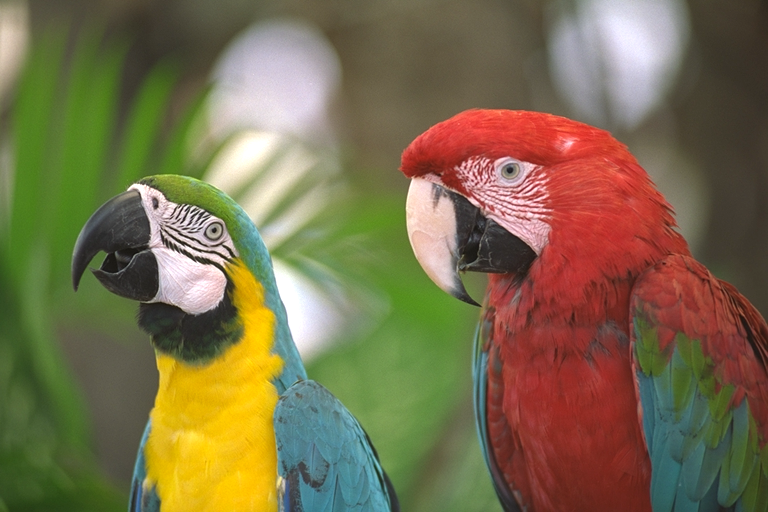
#> input picture JPEG/jpeg-updated/Birds.bmp, 768 x 512 px
$ python jpeg_final.py
#> lines starting #> are read from the running program, lines starting #| are printed output that depends on the picture
import numpy as np
from PIL import Image
from scipy.fftpack import dct, idct
import heapq
from collections import defaultdict
import os
import json


# Zigzag pattern mapping for an 8x8 block
zigzag_indices = [
    (0, 0), (0, 1), (1, 0), (2, 0), (1, 1), (0, 2), (0, 3), (1, 2),
    (2, 1), (3, 0), (4, 0), (3, 1), (2, 2), (1, 3), (0, 4), (0, 5),
    (1, 4), (2, 3), (3, 2), (4, 1), (5, 0), (6, 0), (5, 1), (4, 2),
    (3, 3), (2, 4), (1, 5), (0, 6), (0, 7), (1, 6), (2, 5), (3, 4),
    (4, 3), (5, 2), (6, 1), (7, 0), (7, 1), (6, 2), (5, 3), (4, 4),
    (3, 5), (2, 6), (1, 7), (2, 7), (3, 6), (4, 5), (5, 4), (6, 3),
    (7, 2), (7, 3), (6, 4), (5, 5), (4, 6), (3, 7), (4, 7), (5, 6),
    (6, 5), (7, 4), (7, 5), (6, 6), (5, 7), (6, 7), (7, 6), (7, 7)
]

Q_MATRIX = np.array([
    [16, 11, 10, 16, 24, 40, 51, 61],
    [12, 12, 14, 19, 26, 58, 60, 55],
    [14, 13, 16, 24, 40, 57, 69, 56],
    [14, 17, 22, 29, 51, 87, 80, 62],
    [18, 22, 37, 56, 68, 109, 103, 77],
    [24, 35, 55, 64, 81, 104, 113, 92],
    [49, 64, 78, 87, 103, 121, 120, 101],
    [72, 92, 95, 98, 112, 100, 103, 99]
])

def zigzag_order(block):
    """Apply zigzag ordering to an 8x8 block."""
    return [block[i][j] for i, j in zigzag_indices]

def inverse_zigzag_order(data, size=8):
    """Reconstruct an 8x8 block from zigzag ordering."""
    block = np.zeros((size, size))
    for idx, (i, j) in enumerate(zigzag_indices):
        block[i][j] = data[idx]
    return block

def huffman_encode(data):
    """Perform Huffman encoding."""
    if not data:  # Handle empty data gracefully
        return "", {}

    # Frequency dictionary
    freq = defaultdict(int)
    for value in data:
        freq[value] += 1

    # Priority queue (heap)
    heap = [[weight, [symbol, ""]] for symbol, weight in freq.items()]
    heapq.heapify(heap)

    while len(heap) > 1:
        lo = heapq.heappop(heap)
        hi = heapq.heappop(heap)
        for pair in lo[1:]:
            pair[1] = "0" + pair[1]
        for pair in hi[1:]:
            pair[1] = "1" + pair[1]
        heapq.heappush(heap, [lo[0] + hi[0]] + lo[1:] + hi[1:])

    # Validate heap structure
    if len(heap) != 1 or not heap[0][1:]:
        raise ValueError("Invalid heap structure during Huffman encoding")

    # Extract symbol-code mapping
    huffman_dict = {}
    for entry in heap[0][1:]:
        if len(entry) != 2:
            raise ValueError(f"Unexpected entry in heap: {entry}")
        symbol, code = entry
        huffman_dict[symbol] = code

    # Encode the data
    encoded_data = "".join(huffman_dict[value] for value in data)

    return encoded_data, huffman_dict


def huffman_decode(encoded_data, huffman_dict):
    """Decode Huffman encoded data."""
    reverse_dict = {code: symbol for symbol, code in huffman_dict.items()}
    decoded_data = []
    buffer = ""
    for bit in encoded_data:
        buffer += bit
        if buffer in reverse_dict:
            decoded_data.append(reverse_dict[buffer])
            buffer = ""
    return decoded_data

def rgb_to_ycbcr(rgb):
    rgb = rgb.astype(np.float32)
    y = 0.299 * rgb[:,:,0] + 0.587 * rgb[:,:,1] + 0.114 * rgb[:,:,2]
    cb = -0.1687 * rgb[:,:,0] - 0.3313 * rgb[:,:,1] + 0.5 * rgb[:,:,2] + 128
    cr = 0.5 * rgb[:,:,0] - 0.4187 * rgb[:,:,1] - 0.0813 * rgb[:,:,2] + 128
    return np.stack([y, cb, cr], axis=-1)

def ycbcr_to_rgb(ycbcr):
    y = ycbcr[:,:,0]
    cb = ycbcr[:,:,1] - 128
    cr = ycbcr[:,:,2] - 128
    r = y + 1.402 * cr
    g = y - 0.34414 * cb - 0.71414 * cr
    b = y + 1.772 * cb
    return np.clip(np.stack([r, g, b], axis=-1), 0, 255).astype(np.uint8)

# [7 lines left out: function pad_image, not called in this run]

def process_channel(channel, quality=50):
    """Compress and decompress a single channel."""
    block_size = 8
    h, w = channel.shape
    compressed_blocks = []
    for i in range(0, h, block_size):
        for j in range(0, w, block_size):
            block = channel[i:i+block_size, j:j+block_size]
            dct_block = dct(dct(block.T, norm='ortho').T, norm='ortho')
            q_factor = 50 / quality
            quantized = np.round(dct_block / (Q_MATRIX * q_factor))
            zigzagged = zigzag_order(quantized)
            compressed_blocks.extend(zigzagged)
    return compressed_blocks


def decompress_channel(compressed_data, huffman_dict, original_shape, quality=50):
    """Decompress a single channel from compressed data."""
    block_size = 8
    h, w = original_shape

    # Decode Huffman
    decoded_data = huffman_decode(compressed_data, huffman_dict)

    # Reconstruct blocks
    decompressed = np.zeros((h, w), dtype=np.float32)
    block_index = 0
    for i in range(0, h, block_size):
        for j in range(0, w, block_size):
            if block_index < len(decoded_data) // (block_size * block_size):
                # Zigzag to block
                zigzagged_block = decoded_data[block_index * (block_size * block_size):(block_index + 1) * (block_size * block_size)]
                quantized_block = inverse_zigzag_order(zigzagged_block)

                # Dequantize
                q_factor = 50 / quality
                dequantized_block = quantized_block * (Q_MATRIX * q_factor)

                # IDCT
                idct_block = idct(idct(dequantized_block.T, norm='ortho').T, norm='ortho')

                # Place block in image
                decompressed[i:i+block_size, j:j+block_size] = idct_block
                block_index += 1
    return decompressed

# [48 lines left out: functions compress_image, decompress_image, not called in this run]


if __name__ == "__main__":
    # Define paths and quality
    input_path = "Birds.bmp"  # Input BMP image
    compressed_data_path = "compressed_data.json"  # Path to save compressed data
    decompressed_output_path = "reconstructed_image.bmp"  # Path to save decompressed BMP
    compressed_jpg_output_path = "compressed_image.jpg"  # Path to save JPEG
    quality = 50  # Compression quality

    try:
        # Step 1: Load the input image
        img = Image.open(input_path).convert("RGB")
#> img is the input picture: PIL image 768x512 RGB; mean R, G, B 122.3, 110, 76.4
        img_array = np.array(img)

        # Step 2: Convert image to YCbCr color space
        ycbcr = rgb_to_ycbcr(img_array)
#> in rgb_to_ycbcr, `cr = 0.5 * rgb[:,:,0] - 0.4187 * rgb[:,:,1] - 0.0813 * rgb[:,:,2] + 128`:
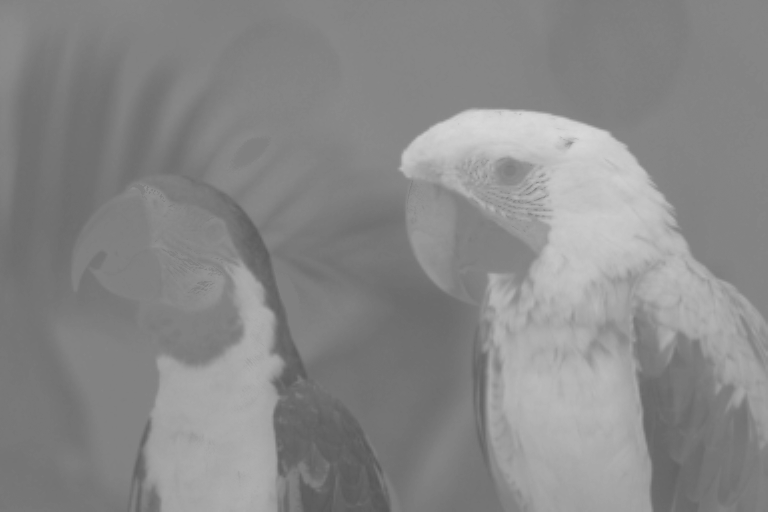
#> cr: shape (512, 768) float32; min 87.61, max 216.7, mean 136.9
#> in rgb_to_ycbcr, `return np.stack([y, cb, cr], axis=-1)`:
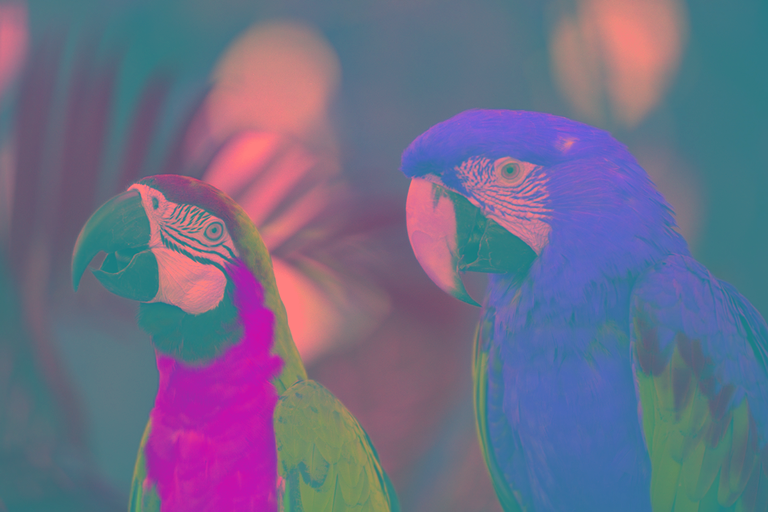
#> returned value: shape (512, 768, 3) float32; mean of channels 0, 1, 2 109.8, 109.1, 136.9; drawn as R, G, B

        # Step 3: Compress each channel (Y, Cb, Cr)
        y_blocks = process_channel(ycbcr[:, :, 0], quality)
#> after the loop in process_channel, `for i in range(0, h, block_size):`: compressed_blocks = 393216 items
#> y_blocks = 393216 items
        cb_blocks = process_channel(ycbcr[:, :, 1], quality)
#> cb_blocks = 393216 items
        cr_blocks = process_channel(ycbcr[:, :, 2], quality)
#> cr_blocks = 393216 items

        # Step 4: Huffman encode each channel
        print(f"Processing Y channel blocks for Huffman encoding...")
        y_encoded, y_huffman_dict = huffman_encode(y_blocks)
#> the loop in huffman_encode, `for value in data:` made 393216 passes
#> value on passes 1 to 3: 64, -1, -6
#> after the loop in huffman_encode, `for value in data:`: freq = 169 items
#> the loop in huffman_encode, `while len(heap) > 1:` made 168 passes
#> (lo, hi) on passes 1 to 3: ([1, [-50, '']], [1, [-45, '']]), ([1, [-40, '']], [1, [-39, '']]), ([1, [-38, '']], [1, [-37, '']])
#> after the loop in huffman_encode, `while len(heap) > 1:`: pair = [0, '1']
#> the loop in huffman_encode, `for entry in heap[0][1:]:` made 169 passes
#> (symbol, code) on passes 1 to 3: (5, '0000000'), (45, '00000010'), (46, '00000011')
#> after the loop in huffman_encode, `for entry in heap[0][1:]:`: huffman_dict = 169 items
#> y_huffman_dict = 169 items


        print(f"Processing Cb channel blocks for Huffman encoding...")
        cb_encoded, cb_huffman_dict = huffman_encode(cb_blocks)
#> the loop in huffman_encode (call 2), `for value in data:` made 393216 passes
#> value on passes 1 to 3: 56, 0, 0
#> the loop in huffman_encode (call 2), `while len(heap) > 1:` made 95 passes
#> (lo, hi) on passes 1 to 12: ([1, [-27, '']], [1, [-24, '']]), ([1, [-22, '']], [1, [-18, '']]), ([1, [26, '']], [1, [29, '']]), ([1, [32, '']], [1, [33, '']]), ([1, [34, '']], [2, [-27, '0'], [-24, '1']]), ([2, [-26, '']], [2, [-25, '']]), ([2, [-22, '0'], [-18, '1']], [2, [-16, '']]), ([2, [26, '0'], [29, '1']], [2, [27, '']]), ([2, [32, '0'], [33, '1']], [2, [36, '']]), ([2, [38, '']], [3, [-19, '']]), ([3, [-14, '']], [3, [-11, '']]), ([3, [-10, '']], [3, [30, '']])
#> lo on passes 23, 29, 36, 41, 46, 51: [8, [-17, '0'], [25, '1']], [12, [8, '']], [23, [42, '']], [30, [14, '']], [39, [-5, '']], [59, [6, '0'], [-6, '1']]
#> the loop in huffman_encode (call 2), `for entry in heap[0][1:]:` made 96 passes
#> (symbol, code) on passes 1 to 12: (-1, '000'), (1, '001'), (3, '0100000'), (63, '0100001'), (64, '0100010'), (42, '0100011000'), (74, '010001100100'), (-14, '0100011001010'), (-11, '0100011001011'), (-10, '0100011001100'), (30, '0100011001101'), (23, '010001100111')
#> cb_huffman_dict = 96 items


        print(f"Processing Cr channel blocks for Huffman encoding...")
        cr_encoded, cr_huffman_dict = huffman_encode(cr_blocks)

        # Step 5: Save the compressed data to a file
        compressed_data = {
            "encoded_data": {
                "y": y_encoded,
                "cb": cb_encoded,
                "cr": cr_encoded
            },
            "huffman_dicts": {
                "y": y_huffman_dict,
                "cb": cb_huffman_dict,
                "cr": cr_huffman_dict
            },
            "original_shape": ycbcr.shape
        }
        """
        with open(compressed_data_path, "w") as f:
            json.dump(compressed_data, f)
        print(f"Compressed data saved to {compressed_data_path}")

        # Step 6: Load compressed data for decompression
        with open(compressed_data_path, "r") as f:
            compressed_data = json.load(f)
        """


        # Decode and reconstruct each channel
        y = decompress_channel(compressed_data["encoded_data"]["y"], compressed_data["huffman_dicts"]["y"],
                               tuple(compressed_data["original_shape"][:2]), quality)
#> after the loop in decompress_channel, `for i in range(0, h, block_size):`:
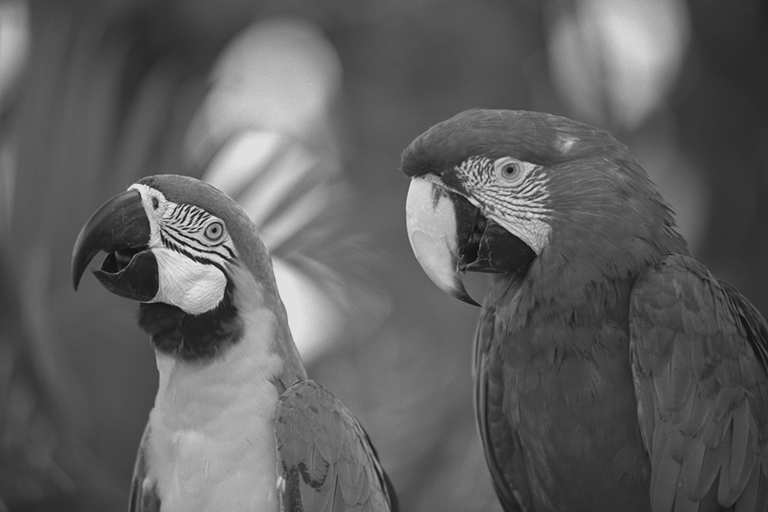
#> decompressed: shape (512, 768) float32; min 1.29, max 289.3, mean 109.8; drawn with min black and max white
        cb = decompress_channel(compressed_data["encoded_data"]["cb"], compressed_data["huffman_dicts"]["cb"],
                                tuple(compressed_data["original_shape"][:2]), quality)
        cr = decompress_channel(compressed_data["encoded_data"]["cr"], compressed_data["huffman_dicts"]["cr"],
                                tuple(compressed_data["original_shape"][:2]), quality)

        # Combine channels into a YCbCr image
        ycbcr_reconstructed = np.stack([y, cb, cr], axis=-1)

        # Convert back to RGB
        rgb_reconstructed = ycbcr_to_rgb(ycbcr_reconstructed)
#> in ycbcr_to_rgb, `cb = ycbcr[:,:,1] - 128`:
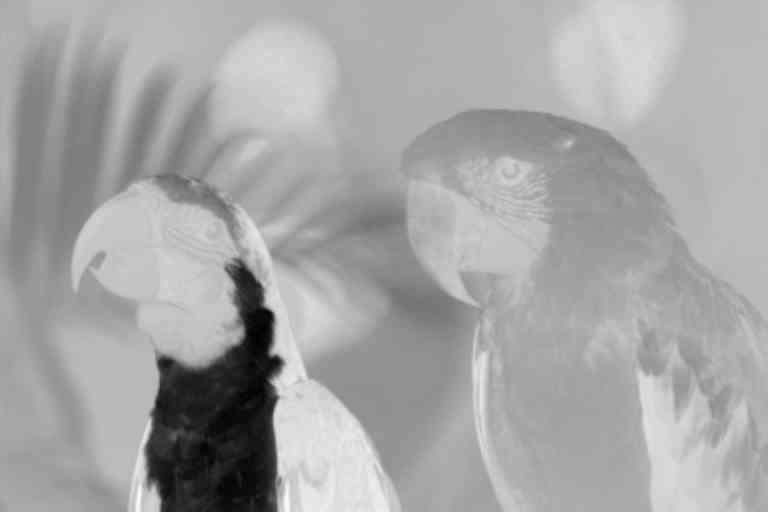
#> cb: shape (512, 768) float32; min -114.9, max 32.43, mean -18.9; drawn with min black and max white
#> in ycbcr_to_rgb, `cr = ycbcr[:,:,2] - 128`:
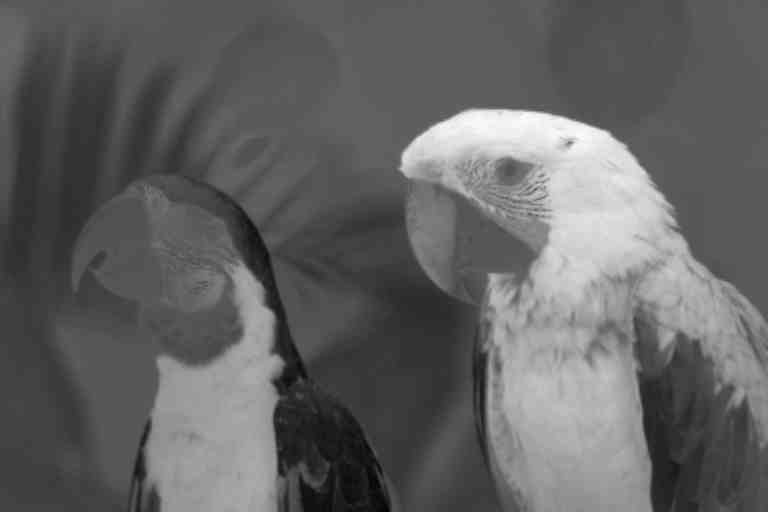
#> cr: shape (512, 768) float32; min -42.99, max 90.14, mean 8.9; drawn with min black and max white
#> in ycbcr_to_rgb, `r = y + 1.402 * cr`:
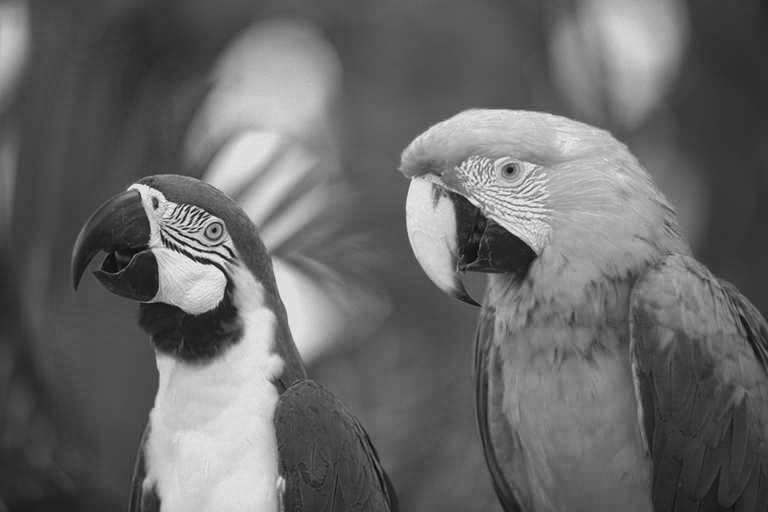
#> r: shape (512, 768) float32; min 4.12, max 291.3, mean 122.3; drawn with min black and max white
#> in ycbcr_to_rgb, `b = y + 1.772 * cb`:
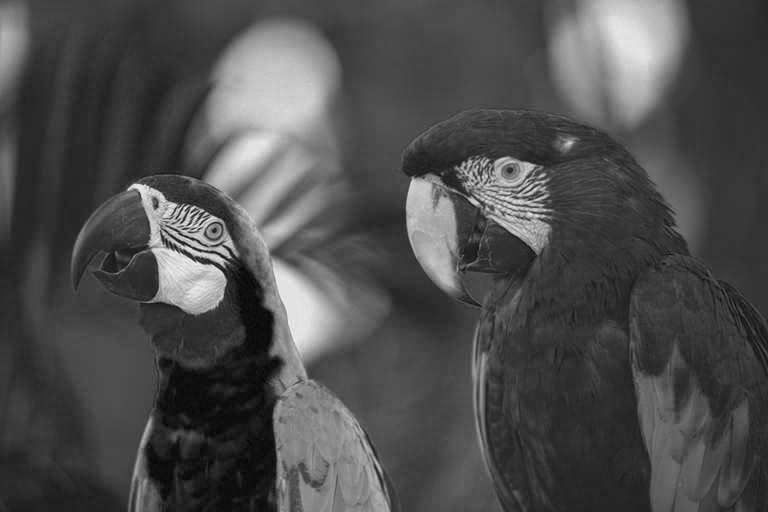
#> b: shape (512, 768) float32; min -17.26, max 288.4, mean 76.4; drawn with min black and max white

        # Step 7: Save the reconstructed image as BMP
        Image.fromarray(rgb_reconstructed.astype(np.uint8)).save(decompressed_output_path)
        print(f"Decompressed image saved to {decompressed_output_path}")

        # Step 8: Save the compressed version as JPEG
        compressed_jpg = Image.fromarray(rgb_reconstructed.astype(np.uint8))
        compressed_jpg.save(compressed_jpg_output_path, format="JPEG", quality=quality)
        print(f"Compressed JPEG image saved to {compressed_jpg_output_path}")

    except Exception as e:
        print(f"Error: {str(e)}")
